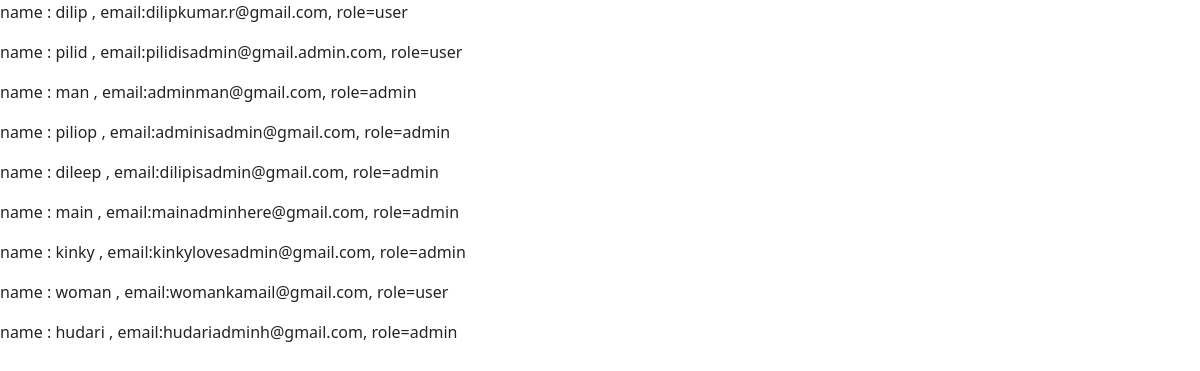
Before: /view_data with the older database file.
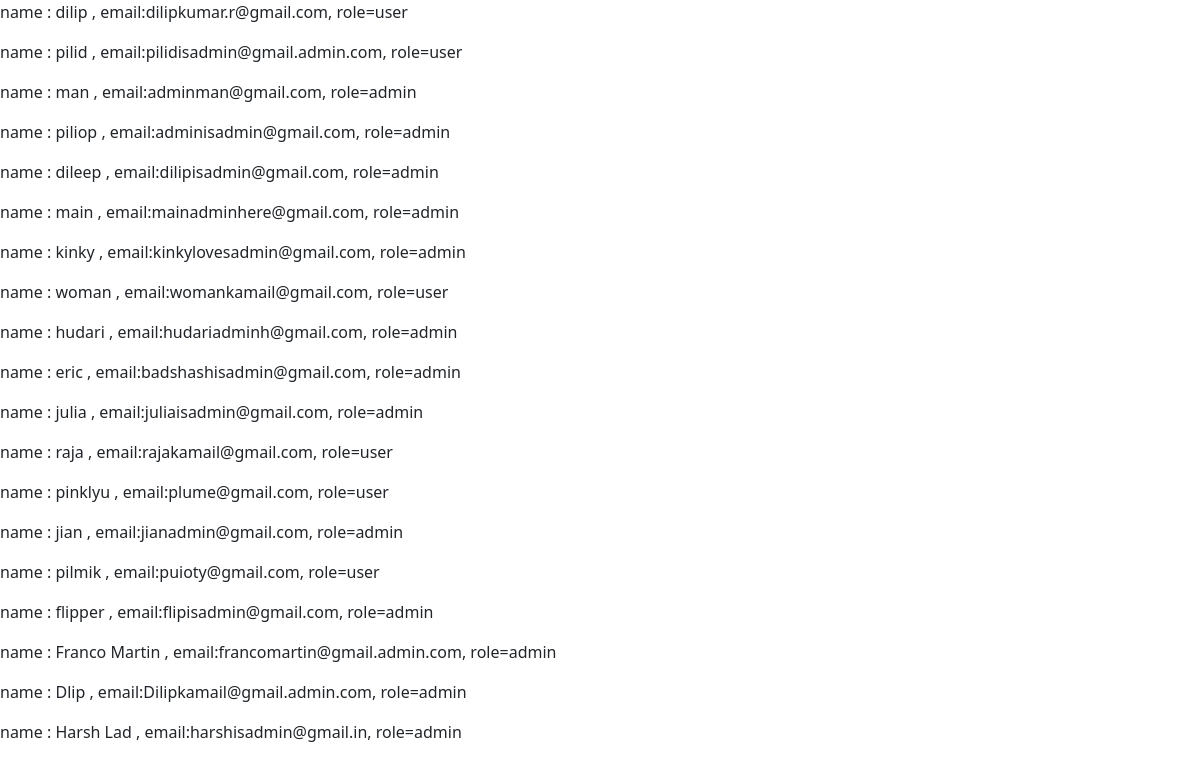
After: the same page with the newer database file.
### app.py (models this page shows, shortened)
class users(db.Model):
    id = db.Column(db.Integer, primary_key=True)
    usr_name = db.Column(db.String, nullable=False, unique=True)
    usr_email = db.Column(db.String, nullable=False)
    role = db.Column(db.String, nullable=False)

### app.py (the view)
@app.route("/view_data")
def view_data():
    return render_template("show_data.html", values=users.query.all())

### templates/show_data.html (shortened to what this page needs)
{%extends "base.html"%}
{%block content%}
{%for item in values%}
<p> name : {{item.usr_name}} , email:{{item.usr_email}}, role={{item.role}} </p>
{%endfor%}
{%endblock%}

### templates/base.html (shortened to what this page needs)
<!DOCTYPE html>
<html>
  <head>
    <link href="https://cdn.jsdelivr.net/npm/bootstrap@5.3.3/dist/css/bootstrap.min.css" rel="stylesheet">
  </head>
  <body>
    {%block content%} {%endblock%}
  </body>
</html>

Changed rows visible on the page:
added users: usr_name "eric", usr_email "badshashisadmin@gmail.com", role "admin"
added users: usr_name "julia", usr_email "juliaisadmin@gmail.com", role "admin"
added users: usr_name "raja", usr_email "rajakamail@gmail.com", role "user"
added users: usr_name "pinklyu", usr_email "plume@gmail.com", role "user"
added users: usr_name "jian", usr_email "jianadmin@gmail.com", role "admin"
added users: usr_name "pilmik", usr_email "puioty@gmail.com", role "user"
added users: usr_name "flipper", usr_email "flipisadmin@gmail.com", role "admin"
added users: usr_name "Franco Martin", usr_email "francomartin@gmail.admin.com", role "admin"
added users: usr_name "Dlip", usr_email "Dilipkamail@gmail.admin.com", role "admin"
added users: usr_name "Harsh Lad", usr_email "harshisadmin@gmail.in", role "admin"
